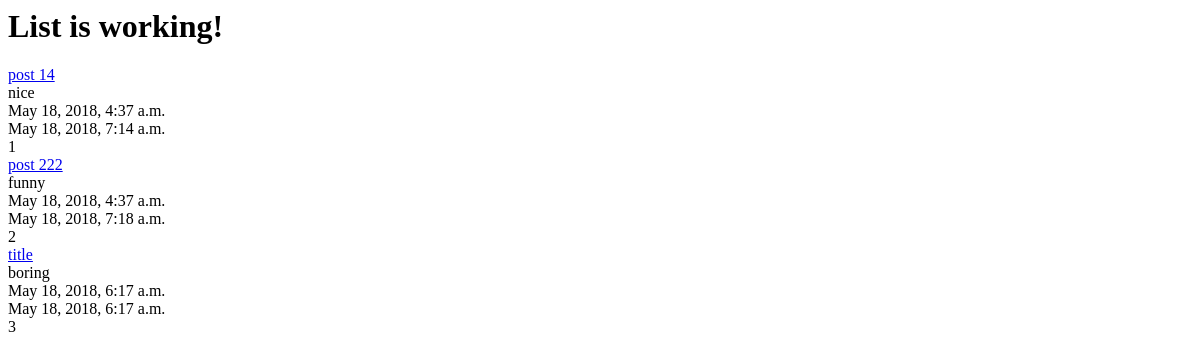
The app's page /posts/, older data.
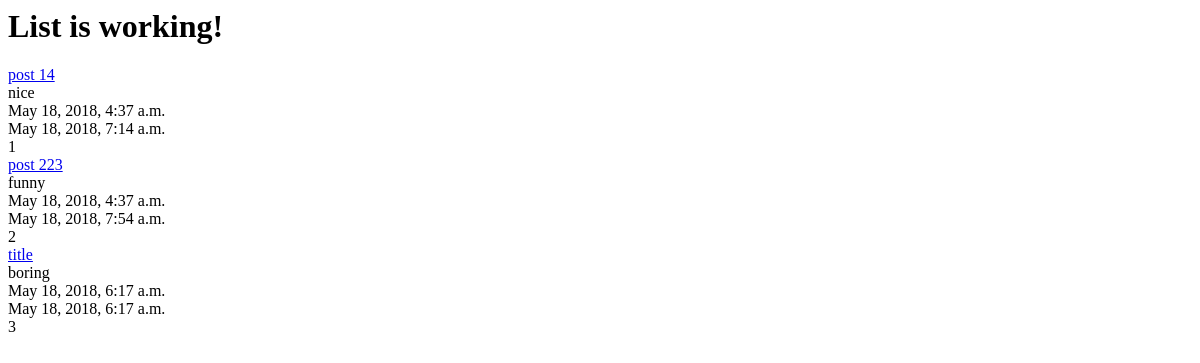
The same page, newer data.
### posts/models.py (models this page shows, shortened)
class Post(models.Model):
    title = models.CharField(max_length=120)
    content = models.TextField()
    updated = models.DateTimeField(auto_now=True, auto_now_add=False) # saved to database for the first time
    timestamp = models.DateTimeField(auto_now=False, auto_now_add=True)
    def get_absolute_url(self):
        return reverse("posts:detail", kwargs={"id": self.id})

### posts/views.py (the view)
def post_list(request):
    queryset = Post.objects.all()
    context = {
        "object_list": queryset,
        "title": "List"
    }
    return render(request, "index.html", context)

### templates/index.html
<html>
<body>
    <h1>{{ title }} is working!</h1>
    {% for obj in object_list %}
    <a href='{{ obj.get_absolute_url }}'>{{ obj.title }}</a><br/>
    {{ obj.content }}<br/>
    {{ obj.timestamp }}<br/>
    {{ obj.updated }}<br/>
    {{ obj.id }}<br/>
    {% endfor %}
</body>
</html>

Row changes from the older to the newer data that the page shows:
changed Post "funny": title "post 222" → "post 223"; updated "May 18, 2018, 7:18 a.m." → "May 18, 2018, 7:54 a.m."
